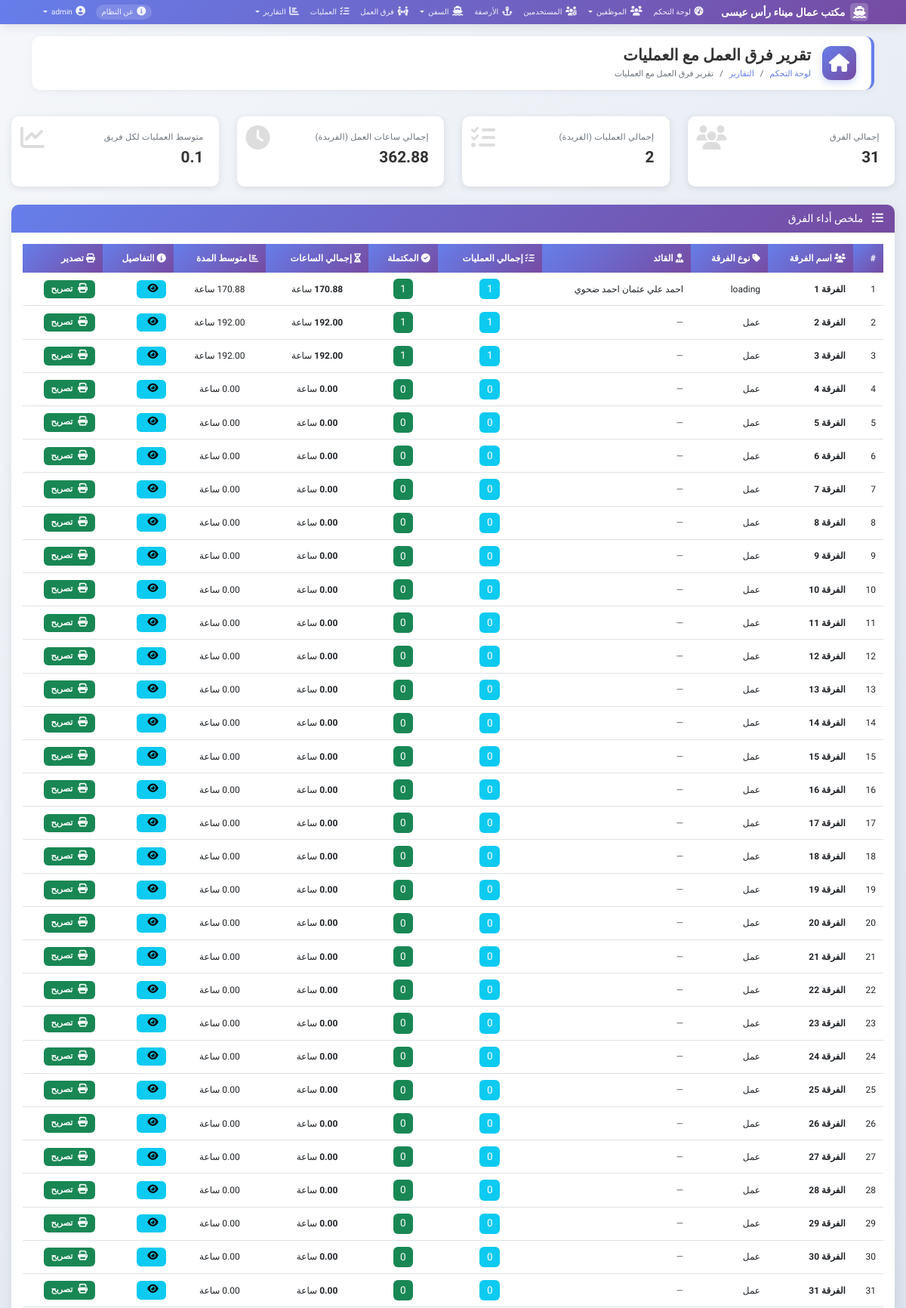
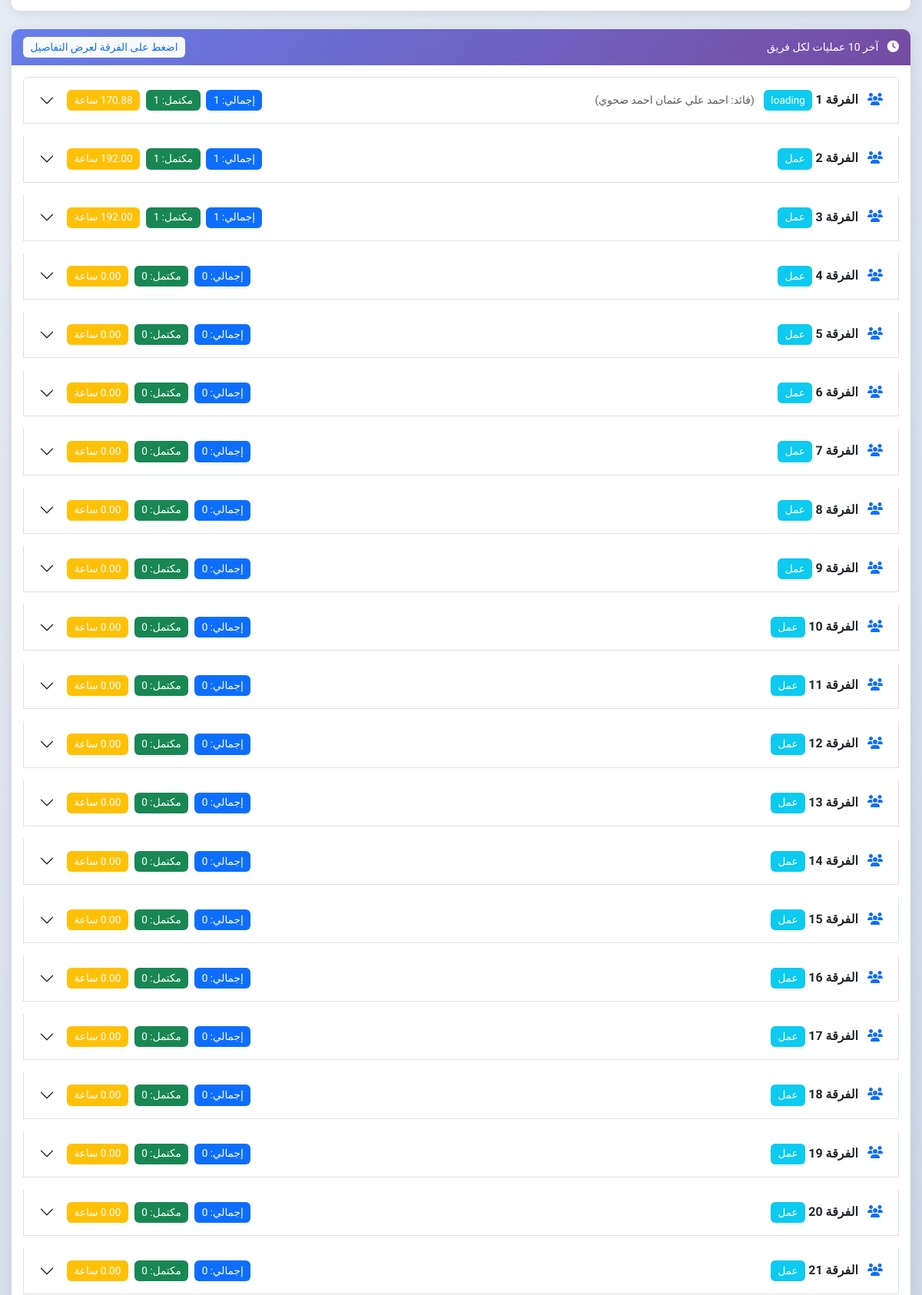
Page /reports/teams-operations (signed in, upper part) on the committed database (2 pictures, top to bottom).
### models.py (models this page shows, shortened)
class User(UserMixin, db.Model):
    __tablename__ = 'users'
    id = db.Column(db.Integer, primary_key=True)
    username = db.Column(db.String(80), unique=True, nullable=False)
    email = db.Column(db.String(120), unique=True, nullable=False)
    password_hash = db.Column(db.String(200), nullable=False)
    role = db.Column(db.String(20), nullable=False, default='employee')
    is_active = db.Column(db.Boolean, default=True)
    created_at = db.Column(db.DateTime, default=datetime.utcnow)
    def is_admin(self):
        return self.role == 'admin'

class Team(db.Model):
    __tablename__ = 'teams'
    id = db.Column(db.Integer, primary_key=True)
    name = db.Column(db.String(100), nullable=False)
    team_type = db.Column(db.String(50), nullable=False)
    leader_id = db.Column(db.Integer, db.ForeignKey('employees.id'), nullable=True)
    created_at = db.Column(db.DateTime, default=datetime.utcnow)
    is_active = db.Column(db.Boolean, default=True)
    members = db.relationship('Employee', foreign_keys='Employee.team_id', back_populates='team')
    leader = db.relationship('Employee', foreign_keys=[leader_id])
    operation_teams = db.relationship('OperationTeam', back_populates='team', cascade='all, delete-orphan')
    @property
    def operations(self):
        return [ot.operation for ot in self.operation_teams]

class Employee(db.Model):
    __tablename__ = 'employees'
    id = db.Column(db.Integer, primary_key=True)
    name = db.Column(db.String(100), nullable=False)
    national_id = db.Column(db.String(20), unique=True, nullable=False)
    birth_place = db.Column(db.String(100), nullable=False)
    current_address = db.Column(db.String(200), nullable=False)
    birth_date = db.Column(db.Date, nullable=False)
    profession = db.Column(db.String(100), nullable=False)
    team_id = db.Column(db.Integer, db.ForeignKey('teams.id'), nullable=True)
    phone = db.Column(db.String(20))
    hire_date = db.Column(db.Date, default=datetime.utcnow)
    is_active = db.Column(db.Boolean, default=True)
    team = db.relationship('Team', foreign_keys=[team_id], back_populates='members')

### app.py (the view)
@app.route('/reports/teams-operations')
@login_required
def teams_operations_report():
    teams = Team.query.all()
    all_operations = ShipOperation.query.order_by(ShipOperation.start_time.desc()).all()
    unique_operations_count = len(all_operations)
    total_unique_hours = 0
    for op in all_operations:
        if op.duration:
            total_unique_hours += op.duration
    report_data = []
    for team in teams:
        team_operations = team.operations
        total_ops = len(team_operations)
        completed_ops = [op for op in team_operations if op.end_time]
        completed_count = len(completed_ops)
        team_hours = 0
        for op in team_operations:
            if op.duration:
                team_hours += op.duration
        report_data.append({
            'team': team,
            'total_operations': total_ops,
            'completed_operations': completed_count,
            'total_hours': round(team_hours, 2),
            'avg_duration': round(team_hours / total_ops, 2) if total_ops > 0 else 0,
            'operations': sorted(team_operations, key=lambda x: x.start_time, reverse=True)[:10]  # آخر 10 عمليات
        })
    return render_template('reports/teams_operations.html',
                           report_data=report_data,
                           unique_operations=unique_operations_count,
                           unique_hours=round(total_unique_hours, 2))

### templates/reports/teams_operations.html (shortened to what this page needs)
{% extends "base.html" %}
{% block page_title %}تقرير فرق العمل مع العمليات{% endblock %}
{% block breadcrumb %}
<li class="breadcrumb-item"><a href="{{ url_for('dashboard') }}">لوحة التحكم</a></li>
<li class="breadcrumb-item"><a href="{{ url_for('reports_index') }}">التقارير</a></li>
<li class="breadcrumb-item active">تقرير فرق العمل مع العمليات</li>
{% endblock %}
{% block content %}
<div class="row mb-4">
    <div class="col-md-3">
        <div class="stat-card">
            <i class="fas fa-users stat-icon"></i>
            <div class="stat-title">إجمالي الفرق</div>
            <div class="stat-value">{{ report_data|length }}</div>
        </div>
    </div>
    <div class="col-md-3">
        <div class="stat-card">
            <i class="fas fa-tasks stat-icon"></i>
            <div class="stat-title">إجمالي العمليات (الفريدة)</div>
            <div class="stat-value">{{ unique_operations }}</div>
        </div>
    </div>
    <div class="col-md-3">
        <div class="stat-card">
            <i class="fas fa-clock stat-icon"></i>
            <div class="stat-title">إجمالي ساعات العمل (الفريدة)</div>
            <div class="stat-value">{{ "%.2f"|format(unique_hours) }}</div>
        </div>
    </div>
    <div class="col-md-3">
        <div class="stat-card">
            <i class="fas fa-chart-line stat-icon"></i>
            <div class="stat-title">متوسط العمليات لكل فريق</div>
            <div class="stat-value">{{ "%.1f"|format(report_data|sum(attribute='total_operations') / report_data|length if report_data else 0) }}</div>
        </div>
    </div>
</div>
<div class="card mb-4">
    <div class="card-header bg-primary text-white">
        <h5 class="mb-0">
            <i class="fas fa-list me-2"></i>
            ملخص أداء الفرق
        </h5>
    </div>
    <div class="card-body">
        <div class="table-responsive">
            <table class="table table-hover" id="teamsSummaryTable">
                <thead>
                    <tr>
                        <th>#</th>
                        <th><i class="fas fa-users"></i> اسم الفرقة</th>
                        <th><i class="fas fa-tag"></i> نوع الفرقة</th>
                        <th><i class="fas fa-user-tie"></i> القائد</th>
                        <th><i class="fas fa-tasks"></i> إجمالي العمليات</th>
                        <th><i class="fas fa-check-circle"></i> المكتملة</th>
                        <th><i class="fas fa-hourglass-half"></i> إجمالي الساعات</th>
                        <th><i class="fas fa-chart-bar"></i> متوسط المدة</th>
                        <th><i class="fas fa-info-circle"></i> التفاصيل</th>
                        <th><i class="fas fa-print"></i> تصدير</th>
                    </tr>
                </thead>
                <tbody>
                    {% for item in report_data %}
                    <tr>
                        <td>{{ loop.index }}</td>
                        <td>
                            <strong>{{ item.team.name }}</strong>
                        </td>
                        <td>{{ item.team.team_type }}</td>
                        <td>
                            {% if item.team.leader %}
                                <span title="هاتف: {{ item.team.leader.phone }}">
                                    {{ item.team.leader.name }}
                                </span>
                            {% else %}
                                <span class="text-muted">—</span>
                            {% endif %}
                        </td>
                        <td class="text-center">
                            <span class="badge bg-info">{{ item.total_operations }}</span>
                        </td>
                        <td class="text-center">
                            <span class="badge bg-success">{{ item.completed_operations }}</span>
                        </td>
                        <td class="text-center">
                            <strong>{{ "%.2f"|format(item.total_hours) }}</strong> ساعة
                        </td>
                        <td class="text-center">
                            {{ "%.2f"|format(item.avg_duration) }} ساعة
                        </td>
                        <td>
                            <button class="btn btn-sm btn-info" onclick="showTeamDetails({{ item.team.id }})">
                                <i class="fas fa-eye"></i>
                            </button>
                        </td>
                        <td>
    <a href="{{ url_for('team_pass_page', team_id=item.team.id) }}" target="_blank" class="btn btn-sm btn-success">
        <i class="fas fa-print"></i> تصريح
    </a>
</td>
                    </tr>
                    {% endfor %}
                </tbody>
            </table>
        </div>
    </div>
</div>
<div class="card">
    <div class="card-header bg-primary text-white d-flex justify-content-between align-items-center">
        <h5 class="mb-0">
            <i class="fas fa-clock me-2"></i>
            آخر 10 عمليات لكل فريق
        </h5>
        <span class="badge bg-light text-primary">اضغط على الفرقة لعرض التفاصيل</span>
    </div>
    <div class="card-body">
        <div class="accordion" id="teamsAccordion">
            {% for item in report_data %}
            <div class="accordion-item mb-3">
                <h2 class="accordion-header" id="heading{{ item.team.id }}">
                    <button class="accordion-button collapsed" type="button" data-bs-toggle="collapse"
                            data-bs-target="#collapse{{ item.team.id }}"
                            aria-expanded="false" aria-controls="collapse{{ item.team.id }}">
                        <div class="d-flex justify-content-between align-items-center w-100">
                            <span>
                                <i class="fas fa-users text-primary me-2"></i>
                                <strong>{{ item.team.name }}</strong>
                                <span class="badge bg-info me-2">{{ item.team.team_type }}</span>
                                {% if item.team.leader %}
                                    <small class="text-muted">
                                        (قائد: {{ item.team.leader.name }})
                                    </small>
                                {% endif %}
                            </span>
                            <span class="me-3">
                                <span class="badge bg-primary me-1">إجمالي: {{ item.total_operations }}</span>
                                <span class="badge bg-success me-1">مكتمل: {{ item.completed_operations }}</span>
                                <span class="badge bg-warning">{{ "%.2f"|format(item.total_hours) }} ساعة</span>
                            </span>
                        </div>
                    </button>
                </h2>
            </div>
            {% endfor %}
        </div>
    </div>
</div>
{% endblock %}

### templates/base.html (shortened to what this page needs)
<!DOCTYPE html>
<html lang="ar" dir="rtl">
<head>
    <link href="https://cdn.jsdelivr.net/npm/bootstrap@5.3.0/dist/css/bootstrap.rtl.min.css" rel="stylesheet">
    <link rel="stylesheet" href="https://cdnjs.cloudflare.com/ajax/libs/font-awesome/6.4.0/css/all.min.css">
    <link rel="stylesheet" href="https://cdn.datatables.net/1.13.4/css/dataTables.bootstrap5.min.css">
    <link rel="stylesheet" href="https://cdn.jsdelivr.net/npm/sweetalert2@11/dist/sweetalert2.min.css">
</head>
<body>
    <nav class="navbar navbar-expand-lg">
        <div class="container-fluid">
            <a class="navbar-brand" href="{{ url_for('index') }}">
                <i class="fas fa-ship"></i>
                مكتب عمال ميناء رأس عيسى
            </a>
            <div class="collapse navbar-collapse" id="navbarNav">
                {% if current_user.is_authenticated %}
                <ul class="navbar-nav me-auto">
                    <li class="nav-item">
                        <a class="nav-link {% if request.endpoint == 'dashboard' %}active{% endif %}" href="{{ url_for('dashboard') }}">
                            <i class="fas fa-tachometer-alt"></i>
                            لوحة التحكم
                        </a>
                    </li>
                    <li class="nav-item dropdown">
                        <a class="nav-link dropdown-toggle" href="#" role="button" data-bs-toggle="dropdown">
                            <i class="fas fa-users"></i>
                            الموظفين
                        </a>
                    </li>
                    {% if current_user.is_admin() %}
                    <li class="nav-item">
                        <a class="nav-link {% if request.endpoint in ['user_list', 'add_user', 'edit_user'] %}active{% endif %}" href="{{ url_for('user_list') }}">
                            <i class="fas fa-users-cog"></i>
                            المستخدمين
                        </a>
                    </li>
                    {% endif %}
                    <li class="nav-item">
                        <a class="nav-link {% if request.endpoint in ['berth_list', 'add_berth', 'edit_berth'] %}active{% endif %}" href="{{ url_for('berth_list') }}">
                            <i class="fas fa-anchor"></i>
                            الأرصفة
                        </a>
                    </li>
                    <li class="nav-item dropdown">
                        <a class="nav-link dropdown-toggle" href="#" role="button" data-bs-toggle="dropdown">
                            <i class="fas fa-ship"></i>
                            السفن
                        </a>
                    </li>
                    <li class="nav-item">
                        <a class="nav-link {% if request.endpoint == 'team_list' %}active{% endif %}" href="{{ url_for('team_list') }}">
                            <i class="fas fa-people-arrows"></i>
                            فرق العمل
                        </a>
                    </li>
                    <li class="nav-item">
                        <a class="nav-link {% if request.endpoint in ['operation_list', 'add_operation', 'edit_operation'] %}active{% endif %}" href="{{ url_for('operation_list') }}">
                            <i class="fas fa-tasks"></i>
                            العمليات
                        </a>
                    </li>
                    <li class="nav-item dropdown">
                        <a class="nav-link dropdown-toggle" href="#" role="button" data-bs-toggle="dropdown">
                            <i class="fas fa-chart-bar"></i>
                            التقارير
                        </a>
                    </li>
                </ul>
                <ul class="navbar-nav">
                    <li class="nav-item">
                        <a class="nav-link" href="{{ url_for('about') }}">
                            <i class="fas fa-info-circle"></i>
                            <span class="d-none d-lg-inline">عن النظام</span>
                        </a>
                    </li>
                    <li class="nav-item dropdown">
                        <a class="nav-link dropdown-toggle" href="#" role="button" data-bs-toggle="dropdown">
                            <i class="fas fa-user-circle"></i>
                            {{ current_user.username }}
                        </a>
                    </li>
                </ul>
                {% endif %}
            </div>
        </div>
    </nav>
    {% if current_user.is_authenticated %}
    <div class="container-fluid mt-3">
        <div class="page-header-wrapper">
            <div class="page-header-content">
                <div class="page-header-icon">
                    <i class="{% block page_icon %}fas fa-home{% endblock %}"></i>
                </div>
                <div class="page-header-title">
                    <h4 class="mb-0">{% block page_title %}{% endblock %}</h4>
                    <nav aria-label="breadcrumb">
                        <ol class="breadcrumb">
                            {% block breadcrumb %}{% endblock %}
                        </ol>
                    </nav>
                </div>
            </div>
        </div>
    </div>
    {% endif %}
    <main class="main-content">
        {% block content %}{% endblock %}
    </main>
</body>
</html>

### rows in the picture
User: username "admin"
Team: team.name "الفرقة 1", team.team_type "loading", team.name "الفرقة 1", team.team_type "loading"
Employee: team.leader.name "احمد علي عثمان احمد ضحوي", team.leader.name "احمد علي عثمان احمد ضحوي"
Team: team.name "الفرقة 2", team.team_type "عمل", team.name "الفرقة 2", team.team_type "عمل"
Team: team.name "الفرقة 3", team.team_type "عمل", team.name "الفرقة 3", team.team_type "عمل"
Team: team.name "الفرقة 4", team.team_type "عمل", team.name "الفرقة 4", team.team_type "عمل"
Team: team.name "الفرقة 5", team.team_type "عمل", team.name "الفرقة 5", team.team_type "عمل"
Team: team.name "الفرقة 6", team.team_type "عمل", team.name "الفرقة 6", team.team_type "عمل"
Team: team.name "الفرقة 7", team.team_type "عمل", team.name "الفرقة 7", team.team_type "عمل"
Team: team.name "الفرقة 8", team.team_type "عمل", team.name "الفرقة 8", team.team_type "عمل"
Team: team.name "الفرقة 9", team.team_type "عمل", team.name "الفرقة 9", team.team_type "عمل"
Team: team.name "الفرقة 10", team.team_type "عمل", team.name "الفرقة 10", team.team_type "عمل"
Team: team.name "الفرقة 11", team.team_type "عمل", team.name "الفرقة 11", team.team_type "عمل"
Team: team.name "الفرقة 12", team.team_type "عمل", team.name "الفرقة 12", team.team_type "عمل"
Team: team.name "الفرقة 13", team.team_type "عمل", team.name "الفرقة 13", team.team_type "عمل"
Team: team.name "الفرقة 14", team.team_type "عمل", team.name "الفرقة 14", team.team_type "عمل"
Team: team.name "الفرقة 15", team.team_type "عمل", team.name "الفرقة 15", team.team_type "عمل"
Team: team.name "الفرقة 16", team.team_type "عمل", team.name "الفرقة 16", team.team_type "عمل"
Team: team.name "الفرقة 17", team.team_type "عمل", team.name "الفرقة 17", team.team_type "عمل"
Team: team.name "الفرقة 18", team.team_type "عمل", team.name "الفرقة 18", team.team_type "عمل"
Team: team.name "الفرقة 19", team.team_type "عمل", team.name "الفرقة 19", team.team_type "عمل"
Team: team.name "الفرقة 20", team.team_type "عمل", team.name "الفرقة 20", team.team_type "عمل"
Team: team.name "الفرقة 21", team.team_type "عمل", team.name "الفرقة 21", team.team_type "عمل"
Team: team.name "الفرقة 22", team.team_type "عمل"
Team: team.name "الفرقة 23", team.team_type "عمل"
Team: team.name "الفرقة 24", team.team_type "عمل"
Team: team.name "الفرقة 25", team.team_type "عمل"
Team: team.name "الفرقة 26", team.team_type "عمل"
Team: team.name "الفرقة 27", team.team_type "عمل"
Team: team.name "الفرقة 28", team.team_type "عمل"
Team: team.name "الفرقة 29", team.team_type "عمل"
Team: team.name "الفرقة 30", team.team_type "عمل"
Team: team.name "الفرقة 31", team.team_type "عمل"

### other values in the picture
{{ report_data|length }} "31"
{{ unique_operations }} "2"
{{ "%.2f"|format(unique_hours) }} "362.88"
{{ item.total_operations }} "1" "1" "1" "0" "0" "0" "0" "0" "0" "0" "0" "0" "0" "0" "0" "0" "0" "0" "0" "0" "0" "0" "0" "0" "0" "0" "0" "0" "0" "0" "0"
{{ item.completed_operations }} "1" "1" "1" "0" "0" "0" "0" "0" "0" "0" "0" "0" "0" "0" "0" "0" "0" "0" "0" "0" "0" "0" "0" "0" "0" "0" "0" "0" "0" "0" "0"
{{ "%.2f"|format(item.total_hours) }} "170.88" "192.00" "192.00" "0.00" "0.00" "0.00" "0.00" "0.00" "0.00" "0.00" "0.00" "0.00" "0.00" "0.00" "0.00" "0.00" "0.00" "0.00" "0.00" "0.00" "0.00" "0.00" "0.00" "0.00" "0.00" "0.00" "0.00" "0.00" "0.00" "0.00" "0.00"
{{ item.total_operations }} "1" "1" "1" "0" "0" "0" "0" "0" "0" "0" "0" "0" "0" "0" "0" "0" "0" "0" "0" "0" "0"
{{ item.completed_operations }} "1" "1" "1" "0" "0" "0" "0" "0" "0" "0" "0" "0" "0" "0" "0" "0" "0" "0" "0" "0" "0"
